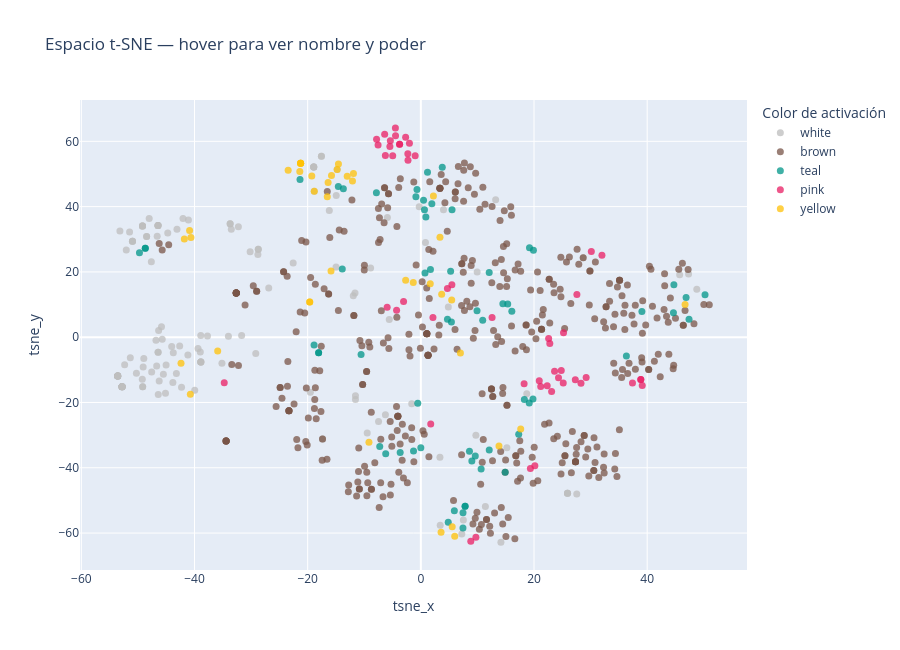

Notebook code for this chart:
### Markdown cell above
### Configuración del modelo t-SNE
Para mapear las sinergias entre las cartas, configuramos el algoritmo t-SNE con los siguientes parámetros clave:

* **`n_components=2`:** Reduce las 50 dimensiones extraídas por el PCA a solo dos coordenadas (X, Y). Esto nos permite proyectar el motor de juego completo en un plano bidimensional (un mapa plano) donde cada punto representará un ave.
* **`perplexity=40`:** Es el parámetro que define el tamaño del "vecindario" de cada carta. Al ajustarlo a 40, le indicamos al algoritmo que cada ave debe buscar agruparse con aproximadamente 40 cartas de mecánicas afines. Para un mazo del tamaño de *Wingspan*, este valor es ideal para consolidar familias estratégicas lógicas (ej. motores de huevos o motores de robo) sin fragmentarlas en micro-grupos irrelevantes.
* **`max_iter=1000`:** Define el límite de tiempo que tiene el algoritmo para "jalonear" los datos. Le otorga hasta 1,000 repeticiones para que las fuerzas de atracción entre cartas similares estabilicen los clústeres en el mapa.
* **`random_state=RANDOM_STATE`:** Fija una semilla matemática inicial. Dado que t-SNE es un algoritmo estocástico (con un componente aleatorio), esto garantiza la **reproducibilidad** de nuestro análisis: el mapa de las aves se dibujará exactamente igual cada vez que ejecutemos el código.

### Code cell
from sklearn.manifold import TSNE
import plotly.express as px

# ── 1. Ajustar t-SNE sobre la matriz PCA 
tsne = TSNE(
    n_components=2,
    perplexity=40,
    random_state=RANDOM_STATE,
    max_iter=1000,
)
X_tsne = tsne.fit_transform(X_pca)

# ── 2. Agregar coordenadas al DataFrame 
df_con_poder['tsne_x'] = X_tsne[:, 0]
df_con_poder['tsne_y'] = X_tsne[:, 1]

# ── 3. Scatter interactivo con hover 
fig_tsne = px.scatter(               # nombre distinto para no pisar el fig de matplotlib
    df_con_poder,
    x='tsne_x',
    y='tsne_y',
    color='Color',                   # colorea por tipo de activación, no por cluster
    hover_name='Common name',        # aparece en negritas al hacer hover
    hover_data={
        'power_clean': True,         # muestra descripción del poder
        'tsne_x': False,             # oculta coordenadas brutas del hover
        'tsne_y': False,
    },
    title='Espacio t-SNE — hover para ver nombre y poder',
    color_discrete_map={            
        'brown':  '#795548',
        'pink':   '#E91E63',
        'white':  '#BDBDBD',
        'teal':   '#009688',
        'yellow': '#FFC107',
    },
    height=650,
)

fig_tsne.update_traces(marker=dict(size=7, opacity=0.75))
fig_tsne.update_layout(legend_title_text='Color de activación')
fig_tsne.show()

### Figure 1 — Plotly figure (JSON) as saved in the notebook; plotly's stock layout.template omitted (floating-point values rounded to 4 significant figures; data arrays with more than 128 entries replaced by an {"elided": "..."} marker saying what was removed)
{"data": [{"customdata": {"elided": "138x1 str values"}, "hovertemplate": "<b>%{hovertext}</b><br><br>Color=white<br>power_clean=%{customdata[0]}<extra></extra>", "hovertext": {"elided": "138 str values"}, "legendgroup": "white", "marker": {"color": "#BDBDBD", "opacity": 0.75, "size": 7, "symbol": "circle"}, "mode": "markers", "name": "white", "orientation": "v", "showlegend": true, "type": "scatter", "x": {"elided": "138 float values"}, "xaxis": "x", "y": {"elided": "138 float values"}, "yaxis": "y"}, {"customdata": {"elided": "409x1 str values"}, "hovertemplate": "<b>%{hovertext}</b><br><br>Color=brown<br>power_clean=%{customdata[0]}<extra></extra>", "hovertext": {"elided": "409 str values"}, "legendgroup": "brown", "marker": {"color": "#795548", "opacity": 0.75, "size": 7, "symbol": "circle"}, "mode": "markers", "name": "brown", "orientation": "v", "showlegend": true, "type": "scatter", "x": {"elided": "409 float values"}, "xaxis": "x", "y": {"elided": "409 float values"}, "yaxis": "y"}, {"customdata": [["draw card from the deck you may tuck either or both of them behind this bird"], ["return up to hummingbirds"], ["for each other bird in this column with an egg on it lay egg on this bird"], ["choose a habitat with no egg lay egg on each bird in that habitat"], ["lay egg on each of the birds immediately to the left and right of this bird"], ["if you used all actions this round gain wild from the supply lay egg on any bird and draw card from the deck"], ["reset the birdfeeder then for each seed in the birdfeeder draw card you may tuck any or all of them behind this bird"], ["reset the birdfeeder cache all invertebrate and fish from the birdfeeder on this bird if available"], ["draw card from the deck and add them to your hand then tuck up to card from your hand behind this bird"], ["choose any player including yourself cache rodent from the supply on this bird for each predator that player has"], ["this bird counts double toward the end of round goal if it qualifies for the goal"], ["in each filled column lay egg on any bird"], ["lay egg on this bird for each other bird with a cavity nest that you have"], ["if there is a bird with at least egg on it in each habitat lay egg on this bird"], ["for each type of action you used this round draw card from the deck keep or tuck behind this bird and discard the rest"], ["discard up to wild from your supply for each tuck card from the deck behind this bird"], ["discard up to invertebrate from your supply for each tuck card from the deck behind this bird"], ["for every egg in your wetland draw card from the deck you may tuck up to card from your hand behind this bird"], ["choose other player for each action cube on their grassland lay egg on this bird"], ["discard up to wild from your supply for each tuck card from the deck behind this bird"], ["if this bird is in the same habitat as a bird with a predator power lay egg on this bird"], ["this bird counts double toward the end of round goal if it qualifies for the goal"], ["choose other player for each action cube on their grassland cache wild from the supply on any of your birds"], ["for every egg in your forest gain invertebrate or seed from the supply you may cache up to of them on this bird"], ["reset the birdfeeder if you do gain all invertebrate in the birdfeeder after resetting"], ["discard up to invertebrate seed or fruit in any combination for each lay egg on this bird"], ["lay egg on this bird for each bird to its left in this row"], ["if you used all types of action this round gain wild from the supply"], ["cache invertebrate from the supply on this bird you may spend invertebrate cached on this bird whenever there is an egg on it"], ["move up to egg total from any bird s to any other bird s"], ["this bird counts double toward the end of round goal if it qualifies for the goal"], ["choose any player including yourself cache rodent from the supply on this bird for each predator that player has"], ["choose other player for each action cube on their grassland tuck card from your hand behind this bird then draw an equal number of card"], ["you may cache wild from your supply on each bird in this row"], ["discard up to seed from your supply for each tuck card from the deck behind this bird"], ["choose up to birds with fruit in their food cost cache fruit from the supply on each"], ["for each bird in your wetland lay egg on this bird"], ["choose a habitat with no egg lay egg on each bird in that habitat"], ["draw card from the deck add to your hand tuck behind this bird give to another player and discard the rest"], ["if you used all types of actions this round play another bird pay its normal food and egg cost"], ["reset the birdfeeder then choose a die remove all die showing the chosen face for each lay egg on this bird"], ["attract up to hummingbirds"], ["activate the when activated brown powers of all of your other predator"], ["for every egg in your grassland gain invertebrate or seed from the supply you may cache up to of them on this bird"], ["tuck card from your hand behind this bird for each fish in the tucked bird s food cost cache fish from the supply on this bird"], ["roll all die you may reroll any number of die up to times if at least rodent are showing when you stop draw bonus cards and keep reset the birdfeeder"], ["if fewer than seed are cached on this bird cache seed from the supply on this bird at any time you may spend seed cached on this bird"], ["reset the birdfeeder cache all invertebrate and rodent from the birdfeeder on this bird if available"], ["draw card from the deck add to your hand tuck behind this bird and discard the rest"], ["tuck up to card from your hand behind this bird draw card for each card you tucked"], ["for each empty slot in your forest gain invertebrate from the supply you may cache any or all of them on this bird"], ["for each other bird in this habitat tuck card from the deck behind this bird"], ["for each empty slot in your forest lay egg on this bird or draw card from the deck"], ["you may cache wild from your supply on each of your other birds"], ["all players draw card from the deck add to their hands and discard the rest you may tuck card behind this bird instead of discarding it"], ["roll all dice not in the birdfeeder consecutive times each time cache all fish rolled on this bird"], ["draw card from the deck and add them to your hand then tuck any card from your hand behind this bird"], ["cache up to wild from your supply on this bird for each gain die from the birdfeeder"], ["if you used all types of actions this round play another bird pay its normal food and egg cost"], ["choose any number of birds adjacent to this one and tuck card from your hand behind each for each draw card from the deck"], ["choose up to birds with seed in their food cost cache seed from the supply on each"], ["choose other player for each action cube on their forest tuck card from the deck behind this bird"], ["if you used all types of actions this round play another bird pay its normal food and egg cost"]], "hovertemplate": "<b>%{hovertext}</b><br><br>Color=teal<br>power_clean=%{customdata[0]}<extra></extra>", "hovertext": ["Amazonian Parrotlet", "Andean Cock-of-the-Rock", "Bearded Reedling", "Black Redstart", "Black Stork", "Black-Naped Oriole", "Blue-Winged Teal", "Boat-Billed Heron", "Brambling", "Carrion Crow", "Cetti's Warbler", "Chinese Copper Pheasant", "Common Goldeneye", "Common Pheasant", "Common Snipe", "Common Starling", "Common Swift", "Common Teal", "Dunnock", "Eurasian Collared-Dove", "Eurasian Curlew", "Eurasian Green Woodpecker", "Eurasian Magpie", "Eurasian Treecreeper", "European Honey Buzzard", "European Stonechat", "Fire-Fronted Serin", "Gray Wagtail", "Great Spotted Kiwi", "Greater Snow Goose", "Greylag Goose", "Griffon Vulture", "Hooded Crow", "House Crow", "House Sparrow", "Keel-Billed Toucan", "Least Seedsnipe", "Lesser Whitethroat", "Mandarin Duck", "Moltoni's Warbler", "Mountain Quail", "Muscovy Duck", "Oriental Bay-Owl", "Oriental Magpie-Robin", "Pacific Sea-Eagle", "Philippine Eagle", "Pine Grosbeak", "Roadside Hawk", "Ruddy Shelduck", "Ruff", "Rufous-Naped Wren", "Sand Martin", "Southern Lapwing", "Sri Lanka Blue-Magpie", "Sunbittern", "Tufted Puffin", "Twite", "Western Jackdaw", "White Wagtail", "White-Throated Magpie-Jay", "White-Tipped Dove", "Willow Warbler", "Yellowhammer"], "legendgroup": "teal", "marker": {"color": "#009688", "opacity": 0.75, "size": 7, "symbol": "circle"}, "mode": "markers", "name": "teal", "orientation": "v", "showlegend": true, "type": "scatter", "x": [-6.209, -18.06, 0.4738, -13.69, -21.35, -0.546, 50.23, 47.39, 9.62, 5.404, 18.3, -7.855, -0.6803, 3.785, -7.264, 7.823, 5.922, 8.589, -0.8762, 7.823, 1.175, 19.16, 5.265, 15.35, 39.07, 5.512, 1.945, 12.08, 10.93, -18.87, 19.82, 4.705, 14.9, 0.7284, 7.45, 19.2, 0.6422, -14.58, -0.002603, -49.73, 46.88, -18.06, -13.89, 14.5, 17.29, -10.56, 9.927, 44.64, -1.295, 12.09, 16.08, 4.842, 0.8878, 1.7, -3.652, 44.72, 9.014, 36.33, -48.7, 10.65, 19.9, 7.444, -48.7], "xaxis": "x", "y": [-35.68, -4.739, 41.96, 45.45, 48.31, -20.21, 12.97, 5.508, -36.4, 4.688, -19.09, 44.27, 45.26, 52.03, -33.47, -51.8, -53.13, -34.91, 43.02, -51.8, 50.54, -20.15, 20.21, 10.14, 7.888, 39.08, 40.89, 19.82, 5.188, -2.401, -18.94, 5.468, -41.41, 19.65, -53.8, 27.4, 39.04, 46.18, -33.88, 25.9, 12.15, -4.739, 20.88, 10.26, -29.75, -5.314, 8.065, 7.492, -34.86, -34.54, 7.913, -56.71, 36.79, 20.75, -35.3, 16.1, -37.96, -5.761, 27.26, -40.39, 26.62, -58.42, 27.26], "yaxis": "y"}, {"customdata": [["when another player takes the lay eggs action lay egg on another bird with a ground nest"], ["when another player tucks a card on their turn draw card from the deck at the end of their turn"], ["when another player takes the lay eggs action this bird lays egg on another bird with a platform nest you may go over its egg limit while using this power"], ["when another player takes the gain food action gain invertebrate from the birdfeeder if there is one at the end of their turn"], ["if there is an invertebrate in the birdfeeder immediately after another player resets it gain invertebrate from the supply"], ["when another player takes the lay eggs action lay egg on another bird with a cavity nest"], ["when another player plays a bird in their wetland gain fish from the supply"], ["when another player s predator succeeds gain die from the birdfeeder"], ["when another player caches a wild for any reason cache wild from the supply on this bird"], ["when another player s predator succeeds gain die from the birdfeeder"], ["when another player plays a bird with a food cost of food draw card"], ["when another player takes the lay eggs action tuck card from your hand behind this bird"], ["when another player caches a wild for any reason cache wild from your supply on this bird then gain die from the birdfeeder at the end of their turn"], ["when another player takes the lay eggs action lay egg on a bird with a bowl nest"], ["when another player takes the lay eggs action lay egg on a bird with a bowl nest"], ["when another player discards wild egg card to upgrade an action cache matching wild from the supply on lay that egg on or tuck that card behind this bird respectively"], ["when another player takes the lay eggs action this bird lays egg on another bird with a bowl or ground nest"], ["when another player plays a bird in their forest gain invertebrate from the supply"], ["when another player gains seed gain seed from the supply"], ["when another player takes the gain food action gain invertebrate or fruit from the birdfeeder at the end of their turn"], ["when another player draws a bonus card draw new bonus card then discard at the end of their turn"], ["when another player takes the gain food action gain seed from the birdfeeder at the end of their turn"], ["when another player plays a bird that has a when played white ability gain die from the birdfeeder"], ["when another player tucks a card for any reason tuck card from the deck behind this bird"], ["when another player plays a bird that does not have a brown power draw card at the end of their turn"], ["when another player plays a bird in their grassland tuck card from your hand behind this bird"], ["when another player takes the lay eggs action lay egg on a bird with a wingspan less than cm"], ["when another player takes the draw cards action draw card from the tray at the end of their turn if there are no cards in the tray then refill the tray first"], ["when another player resets the birdfeeder gain die from the birdfeeder at the end of their turn"], ["when another player takes the gain food action if they gain any number of rodent cache rodent from the supply on this bird"], ["when another player takes the lay eggs action lay egg on another bird in this row"], ["when another player takes the draw cards action you both draw card from the deck"], ["when another player tucks a card behind a bird with a flocking power tuck card from the deck behind this bird"], ["when another player takes the lay eggs action all players gain fish from the supply you gain additional fish"], ["when another player plays a bird with a star nest lay egg on a bird with a star nest"], ["if there is a fruit in the birdfeeder immediately after another player resets it gain fruit from the supply"], ["when another player takes the lay eggs action lay egg on this bird"], ["if there is a seed in the birdfeeder immediately after another player resets it gain seed from the supply"], ["when another player resets the birdfeeder lay egg on this bird"], ["when another player takes the gain food action gain invertebrate fish or rodent from the birdfeeder if there is one at the end of their turn"], ["when another player plays a bird in their grassland lay egg on this bird"], ["when another player takes the lay eggs action lay egg on another bird in this row"], ["when another player tucks a card for any reason tuck card from your hand behind this bird then draw card at the end of their turn"], ["when another player gains invertebrate gain invertebrate from the supply"], ["when another player gains nectar gain nectar from the supply"], ["when another player takes the draw cards action draw card from the deck at the end of their turn"], ["when another player s predator succeeds gain die from the birdfeeder"], ["when another player takes the lay eggs action lay egg on another bird with wingspan less than cm you may go over its egg limit while using this power"], ["when another player resets the birdfeeder cache die from the birdfeeder on this bird at the end of their turn"], ["when another player takes the lay eggs action lay egg on a bird with a bowl nest"], ["if there is an invertebrate or rodent in the birdfeeder immediately after another player resets it cache of that food from the supply on this bird"]], "hovertemplate": "<b>%{hovertext}</b><br><br>Color=pink<br>power_clean=%{customdata[0]}<extra></extra>", "hovertext": ["American Avocet", "Andean Condor", "Asian Koel", "Australian Owlet-Nightjar", "Barred Antshrike", "Barrow's Goldeneye", "Belted Kingfisher", "Black Vulture", "Black-and-Yellow Broadbill", "Black-Billed Magpie", "Black-Necked Grebe", "Blue-Footed Booby", "Boat-Tailed Grackle", "Bronzed Cowbird", "Brown-Headed Cowbird", "California Scrub-Jay", "Common Cuckoo", "Eastern Kingbird", "Eurasian Blue Tit", "Eurasian Golden Oriole", "Eurasian Skylark", "Eurasian Tree Sparrow", "Eurasian Wren", "European Goldfinch", "Hoatzin", "Horned Lark", "Horsfield's Bronze-Cuckoo", "Indian Courser", "Laughing Gull", "Loggerhead Shrike", "Long-Tailed Cuckoo", "Magnificent Frigatebird", "Merlin", "Neotropic Cormorant", "Ovenbird", "Paradise Tanager", "Pheasant Coucal", "Plain Chachalaca", "Ruddy Ground Dove", "Sacred Kingfisher", "Sharp-Tailed Grouse", "Shiny Cowbird", "Snow Bunting", "Song Thrush", "Spangled Drongo", "Tundra Swan", "Turkey Vulture", "Violet Cuckoo", "Weka", "Yellow-Billed Cuckoo", "Yellow-Headed Caracara"], "legendgroup": "pink", "marker": {"color": "#E91E63", "opacity": 0.75, "size": 7, "symbol": "circle"}, "mode": "markers", "name": "pink", "orientation": "v", "showlegend": true, "type": "scatter", "x": [-5.471, 21.19, -6.394, 24.82, 25.22, -5.392, -5.958, 38.88, 4.697, 37.4, -4.498, 20.15, 29.21, -3.756, -3.756, 5.484, -4.47, 22.79, 30.13, 24.33, -34.75, 25.16, 39.13, 9.731, 20.93, 19.36, -7.559, 23.11, 28.3, 2.137, -4.973, 1.749, 8.828, -4.287, -2.69, 27.58, -2.3, 32.01, -1.006, 23.63, -2.271, -6.272, 18.25, 22.59, -3.052, 22.33, 38.88, -7.825, 27.3, -2.015, 12.59], "xaxis": "x", "y": [58.41, -15.12, 62.2, -10.22, 1.379, 60.14, 9.171, -12.93, 14.94, -14.06, 64.12, -39.36, -12.33, 59.13, 59.13, 16.03, 61.73, -1.922, 26.26, -12.42, -13.93, -14.04, -14.82, -61.32, -13.35, -40.22, 58.85, -16.64, -14.08, 6.003, 55.59, -26.56, -62.55, 8.273, 61.24, 13.1, 56.16, 25.1, 55.59, -10.41, 54.2, 55.68, -14.27, -0.3621, 10.95, -14.88, -12.93, 60.63, -13.0, 59.41, 6.027], "yaxis": "y"}, {"customdata": [["lay egg on each bird in this bird s row and column"], ["tuck card from the deck behind each bird in your grassland including this one"], ["discard egg from each bird in this row and column that has an egg on it excluding this bird for each discarded egg cache seed from the supply on this bird"], ["cache up to wild from your supply on this bird"], ["lay egg on each of your birds with a wingspan over cm including this one"], ["for each other bird in this row and column tuck card from the deck behind this bird"], ["find a contiguous group of birds in your preserve that all have the same nest type lay egg on each of them star nests count as any nest type"], ["cache up to seed from your supply on this bird"], ["if you have exactly different food types in your personal supply cache wild from the general supply on this bird"], ["choose any player including yourself for each bird on their player mat with a game end yellow power draw card from the deck play of them for free and discard the rest"], ["lay egg on each bird that has fruit in its food cost including this one"], ["play a bird pay its normal food and egg cost if it has a when played or game end power you may use it"], ["copy one bonus card of the player on your left as if it were your own score it based on your own birds"], ["play a bird pay its normal food cost but ignore egg in its egg cost if it has a when played or game end power you may use it"], ["lay egg on each adjacent bird with a platform nest"], ["copy one bonus card of the player on your right as if it were your own score it based on your own birds"], ["draw bonus cards keep and discard the other"], ["lay egg on each bird with rodent in its food cost"], ["lay egg on each of your birds with a platform nest including this one"], ["lay egg on each bird with a bowl nest"], ["discard egg from your forest if you do play bird in your grassland at its normal food cost ignore its egg cost if it has a when played or game end power you may use it"], ["lay egg on each of your birds with a ground nest including this one"], ["copy a game end yellow power of another one of your birds or a neighbor s bird"], ["tuck up to card from your hand behind this bird"], ["lay egg on each bird that does not have a brown power"], ["lay egg on each of your birds with a ground nest including this one"], ["for every egg in your wetland lay egg on this bird"], ["for each bird with a flocking power including this one tuck card from the deck behind this bird"], ["lay egg on each of your birds with a star nest including this one"], ["lay egg on each of your birds with a wingspan less than cm including this one"], ["lay egg on each bird in your wetland including this one"], ["lay egg on each bird with an egg limit of or more"], ["choose other player for each bird with a bonus cards power on their player mat draw new bonus card if you drew at least keep"], ["tuck card from your hand behind this bird for each rodent in its food cost cache rodent from the supply on this bird"], ["lay egg on each bird with a wild symbol in its food cost"], ["for each bird in your forest with invertebrate or fruit in its food cost including this one cache invertebrate or fruit on this bird from the supply"], ["for each bonus card you score for which this bird qualifies it counts double"], ["activate each when activated brown predator power for each that succeeds also cache wild from the supply on this bird"], ["draw card from the deck you may play one of those birds for free discard the rest if it has fish in its food cost cache fish from the supply on this bird"], ["reset the birdfeeder twice each time cache all invertebrate rolled on this bird"]], "hovertemplate": "<b>%{hovertext}</b><br><br>Color=yellow<br>power_clean=%{customdata[0]}<extra></extra>", "hovertext": ["American Cliff Swallow", "Australasian Pipit", "Australian Magpie", "Australian Raven", "Black Swan", "Common Murre", "Common Tailorbird", "Crested Pigeon", "Crested Tit", "Dovekie", "Eurasian Blackcap", "Gould's Finch", "Greater Adjutant", "Grey-Headed Mannikin", "Iberian Magpie", "Indian Vulture", "Kākāpō", "King Vulture", "Little Pied Cormorant", "Long-Wattled Umbrellabird", "Magpie-Lark", "Malleefowl", "Marsh Warbler", "Nicobar Pigeon", "Ocellated Turkey", "Orange-Footed Scrubfowl", "Pacific Black Duck", "Pinktail", "Red-Backed Fairywren", "Splendid Fairywren", "Spotless Crake", "Spotted Nothura", "Sulu Hornbill", "Tawny Owl", "Vampire Ground-Finch", "Varied Thrush", "Western Yellow Wagtail", "Yellow-Billed Magpie", "Yellow-Eyed Penguin", "Yellowhead"], "legendgroup": "yellow", "marker": {"color": "#FFC107", "opacity": 0.75, "size": 7, "symbol": "circle"}, "mode": "markers", "name": "yellow", "orientation": "v", "showlegend": true, "type": "scatter", "x": [-16.53, 3.573, 5.452, -1.341, -21.39, 5.541, -19.27, -2.683, 1.662, -9.172, -12.08, -41.8, -19.64, -40.63, -14.56, -19.64, -40.74, -13.01, -21.25, -14.79, -40.87, -21.25, -15.87, 13.81, -16.39, -21.25, 2.222, 5.986, -21.25, -23.45, -18.84, -15.79, -42.39, 17.65, -11.91, 3.377, -35.91, 3.682, 6.992, 46.7], "xaxis": "x", "y": [43.05, -59.74, 11.36, 16.75, 50.74, -58.09, 49.34, 17.47, 16.36, -32.16, 47.87, 30.09, 10.79, 30.56, 53.06, 10.79, -17.49, 49.34, 53.3, 51.34, 32.72, 53.3, 20.3, -33.3, 47.39, 53.3, 43.22, -60.99, 53.3, 51.17, 44.71, 49.57, -7.961, -28.1, 50.15, 30.64, -4.233, 13.13, -4.814, 10.03], "yaxis": "y"}], "layout": {"height": 650, "legend": {"title": {"text": "Color de activación"}, "tracegroupgap": 0}, "title": {"text": "Espacio t-SNE — hover para ver nombre y poder"}, "xaxis": {"anchor": "y", "domain": [0, 1], "title": {"text": "tsne_x"}}, "yaxis": {"anchor": "x", "domain": [0, 1], "title": {"text": "tsne_y"}}}}
